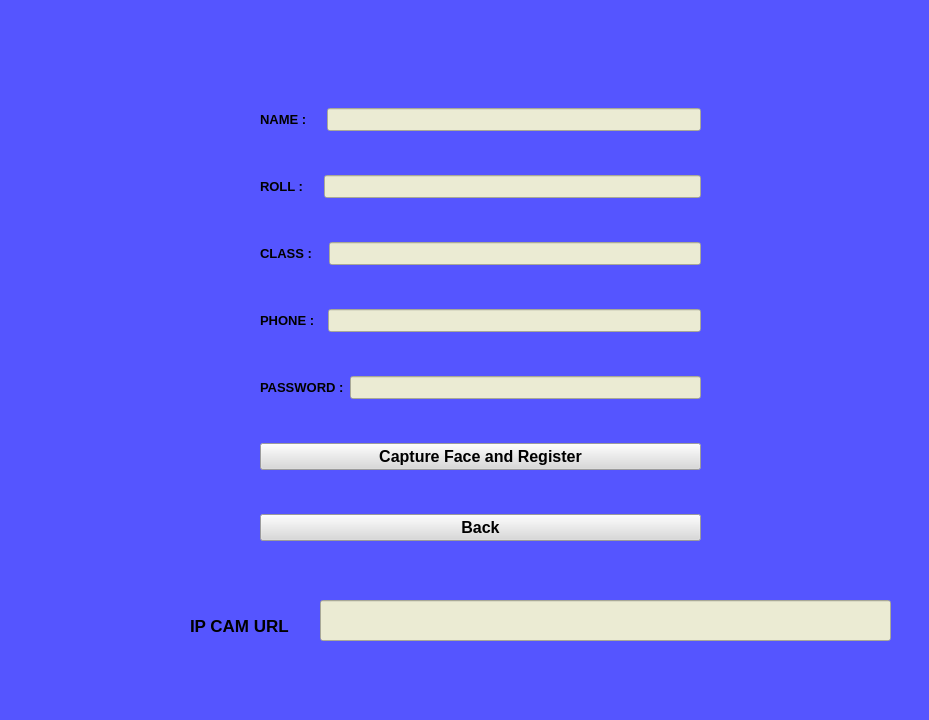
<?xml version="1.0" encoding="UTF-8"?>
<ui version="4.0">
 <class>MainWindow</class>
 <widget class="QMainWindow" name="MainWindow">
  <property name="geometry">
   <rect>
    <x>0</x>
    <y>0</y>
    <width>929</width>
    <height>720</height>
   </rect>
  </property>
  <property name="font">
   <font>
    <pointsize>10</pointsize>
    <weight>75</weight>
    <bold>true</bold>
   </font>
  </property>
  <property name="windowTitle">
   <string>Student Register</string>
  </property>
  <property name="styleSheet">
   <string notr="true">background-color:rgb(85, 85, 255)</string>
  </property>
  <widget class="QWidget" name="centralwidget">
   <widget class="QWidget" name="verticalLayoutWidget">
    <property name="geometry">
     <rect>
      <x>260</x>
      <y>70</y>
      <width>441</width>
      <height>511</height>
     </rect>
    </property>
    <layout class="QVBoxLayout" name="verticalLayout">
     <item>
      <layout class="QHBoxLayout" name="horizontalLayout">
       <item>
        <widget class="QLabel" name="label">
         <property name="font">
          <font>
           <pointsize>10</pointsize>
           <weight>75</weight>
           <bold>true</bold>
          </font>
         </property>
         <property name="text">
          <string>NAME :    </string>
         </property>
        </widget>
       </item>
       <item>
        <widget class="QLineEdit" name="nameEnter">
         <property name="font">
          <font>
           <pointsize>10</pointsize>
          </font>
         </property>
         <property name="styleSheet">
          <string notr="true">background-color:rgb(235, 235, 211)</string>
         </property>
        </widget>
       </item>
      </layout>
     </item>
     <item>
      <layout class="QHBoxLayout" name="horizontalLayout_2">
       <item>
        <widget class="QLabel" name="label_2">
         <property name="font">
          <font>
           <pointsize>10</pointsize>
           <weight>75</weight>
           <bold>true</bold>
          </font>
         </property>
         <property name="text">
          <string>ROLL :    </string>
         </property>
        </widget>
       </item>
       <item>
        <widget class="QLineEdit" name="rollEnter">
         <property name="font">
          <font>
           <pointsize>10</pointsize>
          </font>
         </property>
         <property name="styleSheet">
          <string notr="true">background-color:rgb(235, 235, 211)</string>
         </property>
        </widget>
       </item>
      </layout>
     </item>
     <item>
      <layout class="QHBoxLayout" name="horizontalLayout_3">
       <item>
        <widget class="QLabel" name="label_3">
         <property name="font">
          <font>
           <pointsize>10</pointsize>
           <weight>75</weight>
           <bold>true</bold>
          </font>
         </property>
         <property name="text">
          <string>CLASS :   </string>
         </property>
        </widget>
       </item>
       <item>
        <widget class="QLineEdit" name="classEnter">
         <property name="font">
          <font>
           <pointsize>10</pointsize>
          </font>
         </property>
         <property name="styleSheet">
          <string notr="true">background-color:rgb(235, 235, 211)</string>
         </property>
        </widget>
       </item>
      </layout>
     </item>
     <item>
      <layout class="QHBoxLayout" name="horizontalLayout_4">
       <item>
        <widget class="QLabel" name="label_4">
         <property name="font">
          <font>
           <pointsize>10</pointsize>
           <weight>75</weight>
           <bold>true</bold>
          </font>
         </property>
         <property name="text">
          <string>PHONE :  </string>
         </property>
        </widget>
       </item>
       <item>
        <widget class="QLineEdit" name="phoneEnter">
         <property name="font">
          <font>
           <pointsize>10</pointsize>
          </font>
         </property>
         <property name="styleSheet">
          <string notr="true">background-color:rgb(235, 235, 211)</string>
         </property>
        </widget>
       </item>
      </layout>
     </item>
     <item>
      <layout class="QHBoxLayout" name="horizontalLayout_5">
       <item>
        <widget class="QLabel" name="label_5">
         <property name="font">
          <font>
           <pointsize>10</pointsize>
           <weight>75</weight>
           <bold>true</bold>
          </font>
         </property>
         <property name="text">
          <string>PASSWORD :</string>
         </property>
        </widget>
       </item>
       <item>
        <widget class="QLineEdit" name="passwordEnter">
         <property name="font">
          <font>
           <pointsize>10</pointsize>
          </font>
         </property>
         <property name="styleSheet">
          <string notr="true">background-color:rgb(235, 235, 211)</string>
         </property>
         <property name="echoMode">
          <enum>QLineEdit::Password</enum>
         </property>
        </widget>
       </item>
      </layout>
     </item>
     <item>
      <widget class="QPushButton" name="captureBut">
       <property name="font">
        <font>
         <pointsize>12</pointsize>
         <weight>75</weight>
         <bold>true</bold>
        </font>
       </property>
       <property name="styleSheet">
        <string notr="true">background-color:rgb(217, 217, 217)</string>
       </property>
       <property name="text">
        <string>Capture Face and Register</string>
       </property>
      </widget>
     </item>
     <item>
      <widget class="QPushButton" name="backBut">
       <property name="font">
        <font>
         <pointsize>12</pointsize>
         <weight>75</weight>
         <bold>true</bold>
        </font>
       </property>
       <property name="styleSheet">
        <string notr="true">background-color: rgb(217, 217, 217);</string>
       </property>
       <property name="text">
        <string>Back</string>
       </property>
      </widget>
     </item>
    </layout>
   </widget>
   <widget class="QLineEdit" name="urlEnter">
    <property name="geometry">
     <rect>
      <x>320</x>
      <y>600</y>
      <width>571</width>
      <height>41</height>
     </rect>
    </property>
    <property name="styleSheet">
     <string notr="true">background-color:rgb(235, 235, 211)</string>
    </property>
   </widget>
   <widget class="QLabel" name="label_6">
    <property name="geometry">
     <rect>
      <x>190</x>
      <y>610</y>
      <width>111</width>
      <height>31</height>
     </rect>
    </property>
    <property name="font">
     <font>
      <pointsize>13</pointsize>
      <weight>75</weight>
      <bold>true</bold>
     </font>
    </property>
    <property name="text">
     <string>IP CAM URL</string>
    </property>
   </widget>
  </widget>
 </widget>
 <resources/>
 <connections/>
</ui>
